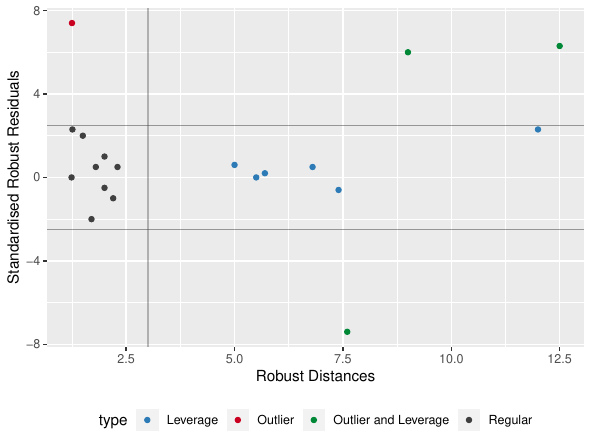

Recreate this plot in R.
# Figure5 publication SMCcalibration

x <- c(1.25,1.24,1.26,1.5, 1.7, 2.2,2.3,2,1.8, 2  , 
  5.5,5,5.7,6.8, 7.4, 12,7.6 ,9,12.5)
y <- c(7.4, 0   ,2.3 ,2  ,-2  ,-1  ,0.5  ,1,0.5,-0.5, 
  0  ,0.6 ,0.2,0.5,-0.6,2.3,-7.4,6, 6.3)   
type <- as.factor(c("Outlier", rep("Regular", 9), rep("Leverage", 6), rep("Outlier and Leverage", 3)))

data <- data.frame(x=x, y=y, type=type)

library(ggplot2)

gg <- ggplot(data, aes(x=x, y=y, col=type)) +
  geom_point() + 
  geom_hline(yintercept = c(-2.5, 2.5), col=grey.colors(1,.25,.25,alpha=.5)) +
  geom_vline(xintercept = 3, col=grey.colors(1,.25,.25,alpha=.35)) +
  theme(legend.position="bottom") + 
  xlab("Robust Distances") + 
  ylab("Standardised Robust Residuals") +
  # cols: green, , red, black, blue, 
  scale_color_manual(values=c("#2c7bb6", "#ca0020", "#008837" ,"#404040"))

ggsave(filename = "./data-raw/vis_roblm.png", plot = gg)
